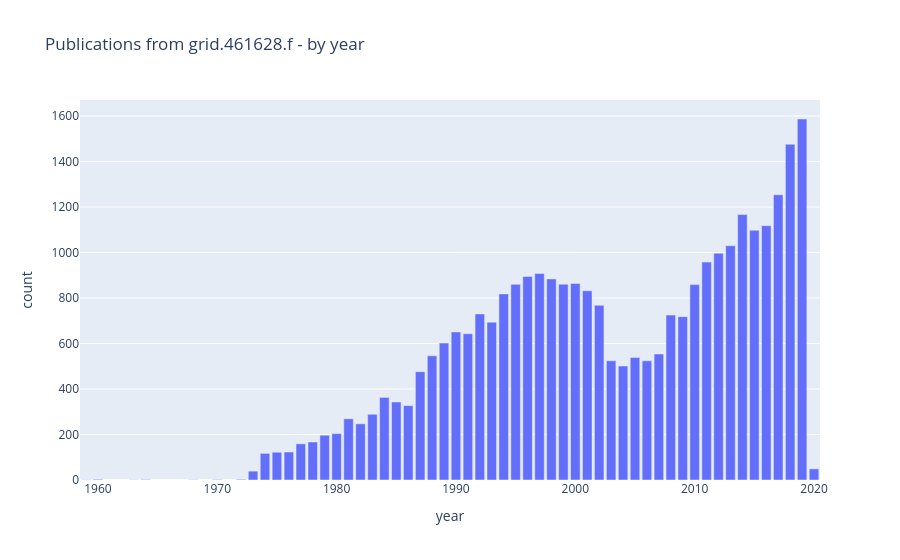

Notebook code for this chart:
### Code cell
df = dslquery("""search publications where research_orgs.id="grid.6906.9" return year limit 100""").as_dataframe() 
df.rename(columns={"id": "year"}, inplace=True)
#
px.bar(df, x="year", y="count", 
       title=f"Publications from {GRIDID} - by year")

### Figure 1 — Plotly figure (JSON) as saved in the notebook; plotly's stock layout.template omitted (floating-point values rounded to 4 significant figures)
{"data": [{"alignmentgroup": "True", "hoverlabel": {"namelength": 0}, "hovertemplate": "year=%{x}<br>count=%{y}", "legendgroup": "", "marker": {"color": "#636efa"}, "name": "", "offsetgroup": "", "orientation": "v", "showlegend": false, "textposition": "auto", "type": "bar", "x": [2019, 2018, 2017, 2014, 2016, 2015, 2013, 2012, 2011, 1997, 1996, 1998, 2000, 1999, 1995, 2010, 2001, 1994, 2002, 1992, 2008, 2009, 1993, 1990, 1991, 1989, 2007, 1988, 2005, 2003, 2006, 2004, 1987, 1984, 1985, 1986, 1983, 1981, 1982, 1980, 1979, 1978, 1977, 1976, 1975, 1974, 2020, 1973, 1960, 1972, 1964, 1970, 1959, 1963, 1968], "xaxis": "x", "y": [1587, 1476, 1254, 1167, 1118, 1098, 1030, 997, 958, 908, 895, 884, 864, 861, 860, 859, 832, 818, 768, 730, 725, 718, 694, 651, 643, 602, 554, 546, 539, 524, 524, 501, 476, 363, 343, 327, 289, 269, 247, 204, 197, 167, 159, 123, 122, 117, 49, 39, 3, 3, 2, 2, 1, 1, 1], "yaxis": "y"}], "layout": {"autosize": true, "barmode": "relative", "legend": {"tracegroupgap": 0}, "title": {"text": "Publications from grid.461628.f - by year"}, "xaxis": {"anchor": "y", "autorange": true, "domain": [0, 1], "range": [1958.0, 2020.0], "title": {"text": "year"}, "type": "linear"}, "yaxis": {"anchor": "x", "autorange": true, "domain": [0, 1], "range": [0, 1671.0], "title": {"text": "count"}, "type": "linear"}}}
